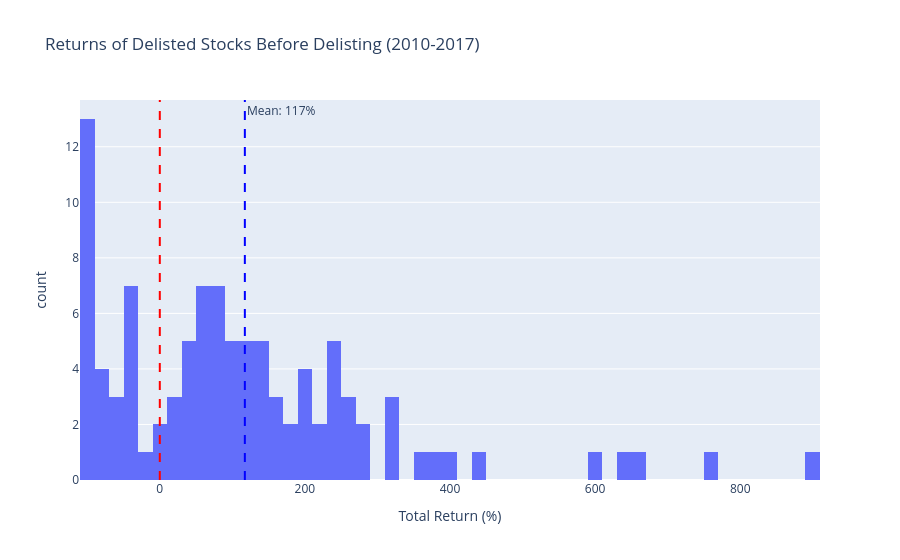

Write notebook code for a chart like this one.
### Code cell
fig = px.histogram(
    delisted_df.to_pandas(),
    x="total_return",
    nbins=50,
    title=f"Returns of Delisted Stocks Before Delisting ({START_DATE.year}-{END_DATE.year})",
    labels={"total_return": "Total Return (%)"},
)
fig.add_vline(x=0, line_dash="dash", line_color="red")
fig.add_vline(
    x=mean_ret,
    line_dash="dash",
    line_color="blue",
    annotation_text=f"Mean: {mean_ret:.0f}%",
)
fig.show()

### Figure 1 — Plotly figure (JSON) as saved in the notebook; plotly's stock layout.template omitted (floating-point values rounded to 4 significant figures)
{"data": [{"bingroup": "x", "hovertemplate": "Total Return (%)=%{x}<br>count=%{y}<extra></extra>", "legendgroup": "", "marker": {"color": "#636efa", "pattern": {"shape": ""}}, "name": "", "nbinsx": 50, "orientation": "v", "showlegend": false, "type": "histogram", "x": [234.0, 42.28, 602.7, 114.3, 112.4, 160.1, -96.16, -99.73, 75.26, 186.8, 223.8, 181.4, 104.7, 139.1, 631.3, 250.2, -53.98, 289.5, 126.0, 20.66, 40.7, 10.46, 133.5, 201.8, -91.76, 163.8, -80.07, 247.4, -99.49, -94.64, 142.8, -37.01, 247.5, -83.79, -96.46, 229.5, 899.6, -99.34, 389.3, 104.8, 129.3, 69.85, -41.89, -32.69, 64.72, 78.75, 70.51, -59.02, -73.68, 17.87, 760.9, -89.57, 310.5, 96.88, 204.8, -44.63, -43.02, 41.27, 322.7, 75.08, 57.58, 160.5, 266.0, -92.41, 668.6, 52.98, 50.0, 194.9, -7.579, 97.5, 404.0, 124.9, -91.86, -98.16, 72.05, 82.58, 74.05, -57.95, 244.1, 91.56, 314.1, 4.328, 51.99, 41.35, -97.11, -38.03, -91.29, 436.0, -21.1, 290.0, 238.8, 140.3, 47.59, 264.8, 60.04, 136.2, -99.99, 200.1, 350.1, -31.66], "xaxis": "x", "yaxis": "y"}], "layout": {"annotations": [{"showarrow": false, "text": "Mean: 117%", "x": 117.2, "xanchor": "left", "xref": "x", "y": 1, "yanchor": "top", "yref": "y domain"}], "barmode": "relative", "legend": {"tracegroupgap": 0}, "shapes": [{"line": {"color": "red", "dash": "dash"}, "type": "line", "x0": 0, "x1": 0, "xref": "x", "y0": 0, "y1": 1, "yref": "y domain"}, {"line": {"color": "blue", "dash": "dash"}, "type": "line", "x0": 117.2, "x1": 117.2, "xref": "x", "y0": 0, "y1": 1, "yref": "y domain"}], "title": {"text": "Returns of Delisted Stocks Before Delisting (2010-2017)"}, "xaxis": {"anchor": "y", "domain": [0.0, 1.0], "title": {"text": "Total Return (%)"}}, "yaxis": {"anchor": "x", "domain": [0.0, 1.0], "title": {"text": "count"}}}}
